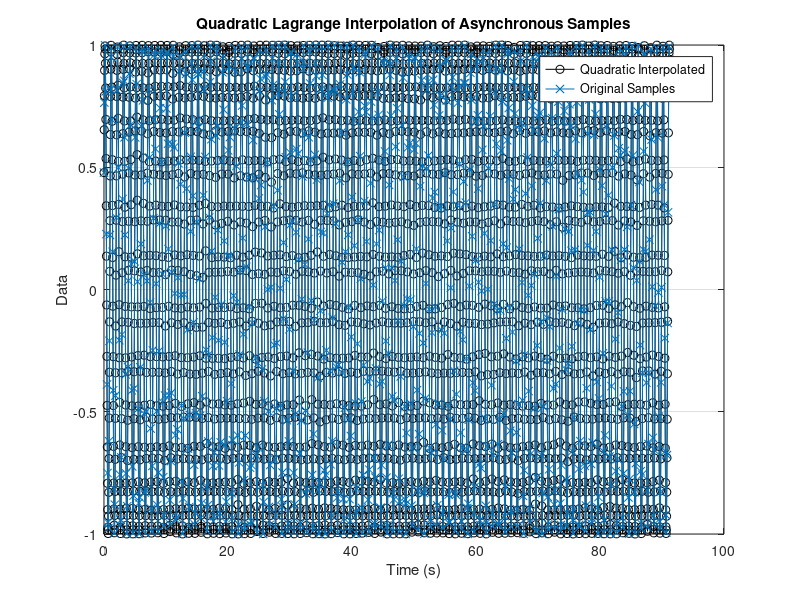
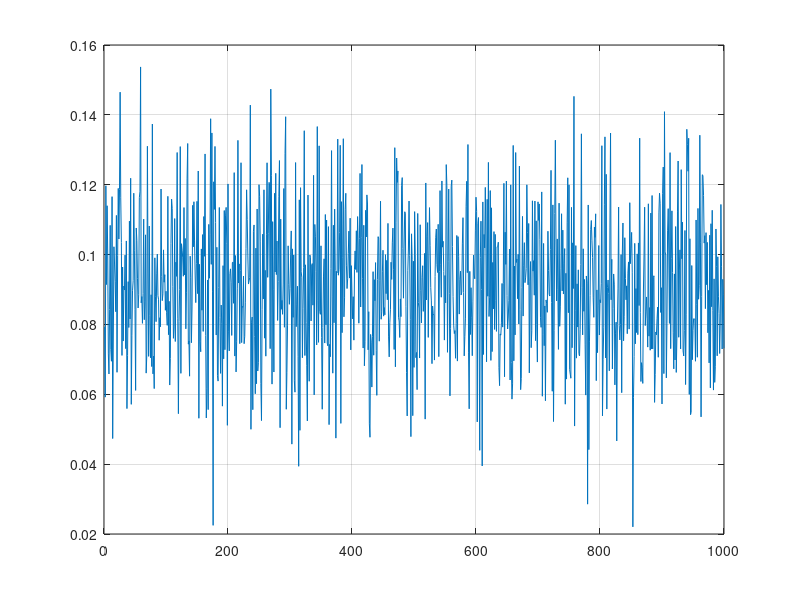
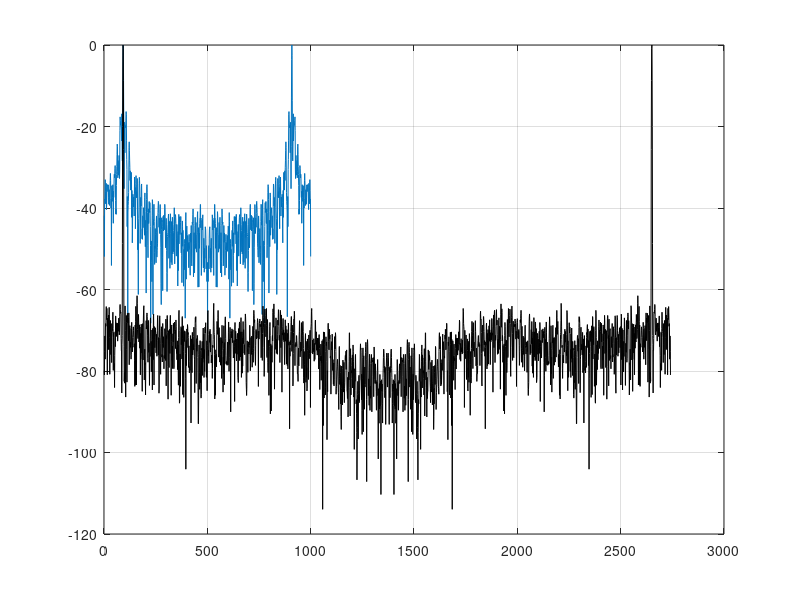

These figures' MATLAB source, in order:
% Example usage
function grok_async_data()
    % Example asynchronous samples: [time_diff, data]
global T0
global T1
global W
    T0 = 1/11; T1 = 1/30;
    %T0 = 1/30; T1 = 1/11;
    W = 1;
    jitter_percent = 0.002;
    close all;
    N = 1000;
    samples = zeros(N,2);
    
    cumul_t = 0;
    for k=1:N
        delta_t = max(T0/10, T0 + jitter_percent*randn(1)/T0);
        cumul_t = cumul_t + delta_t;
        samples(k,1) = delta_t;
        samples(k,2) = sin(2*pi*cumul_t);
    end    
    
    % Desired regular interval for downsampling (seconds)
    target_interval = T1; % Lower data rate than original
    
    % Call interpolation function
    interpolated = interpolate_async_quadratic(samples, target_interval);
    
    % Convert struct to matrix for display
    out_times = cell2mat({interpolated.time}');
    out_data = cell2mat({interpolated.data}');
    
    % Display results
%     fprintf('Quadratic interpolated samples at %.2fs intervals:\n', target_interval);
%     fprintf('Time\t\tData\n');
%     for i = 1:length(out_data)
%         fprintf('%.2f\t%.2f\n', out_times(i), out_data(i));
%     end
    
    % Plot results
    figure;
    plot(out_times, out_data, 'ko-', 'DisplayName', 'Quadratic Interpolated');
    hold on;
    plot(cumsum([0; samples(2:end,1)]), samples(:,2), 'x-', 'DisplayName', 'Original Samples');
    xlabel('Time (s)');
    ylabel('Data');
    title('Quadratic Lagrange Interpolation of Asynchronous Samples');
    legend;
    grid on;

    figure;
    plot (samples(:,1)); hold on; grid on;
    mean(samples(:,1))
    std(samples(:,1))
    
    figure;
    Z = samples(:,2); tablen = length(Z); w = window(@blackmanharris,tablen); b1 = Z' .* w'; 
    F = abs(fft(b1)); F = F/max(F); ZFFT=20*log10(F); plot (ZFFT); grid on; hold on;
    Z = out_data; tablen = length(Z); w = window(@blackmanharris,tablen); b1 = Z' .* w'; 
    F = abs(fft(b1)); F = F/max(F); ZFFT=20*log10(F); plot (ZFFT,'k'); grid on; hold on;    
end


% Interpolate asynchronous data-rate samples using second-order Lagrange polynomial
function interpolated = interpolate_async_quadratic(samples, target_interval)
    % Inputs:
    %   samples: Nx2 matrix where first column is time_diff (seconds), second is data
    %   target_interval: Desired regular interval for interpolation (seconds)
    %
    % Output:
    %   interpolated: Struct array with fields 'time' and 'data'

    % Extract time differences and data
    time_diff = samples(:,1);
    data = samples(:,2);
    
    % Calculate absolute times
    abs_times = cumsum([0; time_diff(2:end)]);
    num_samples = length(data);
    
    % Calculate output times
    total_time = sum(time_diff);
    out_times = (0:target_interval:total_time)';
    if out_times(end) < total_time
        out_times = [out_times; total_time];
    end
    num_out = length(out_times);
    
    % Initialize output data
    out_data = zeros(num_out, 1);
    
    % Perform quadratic Lagrange interpolation
    sample_idx = 2; % Start with second point to allow 3-point interpolation (needs previous and next)
    for i = 1:num_out
        current_time = out_times(i);
        
        % Find the bracketing samples
        while sample_idx < num_samples - 1 && abs_times(sample_idx + 1) < current_time
            sample_idx = sample_idx + 1;
        end
        
        % Handle edge cases
        if num_samples < 3
            % Not enough points for quadratic interpolation, use nearest point
            if current_time < abs_times(1)
                out_data(i) = data(1);
            else
                out_data(i) = data(end);
            end
        elseif current_time <= abs_times(1)
            % Before first sample: use first data point
            out_data(i) = data(1);
        elseif current_time >= abs_times(end)
            % After last sample: use last data point
            out_data(i) = data(end);
        elseif sample_idx == 1
            % Near first sample but after it: use first three points
            x0 = abs_times(1);
            x1 = abs_times(2);
            x2 = abs_times(3);
            y0 = data(1);
            y1 = data(2);
            y2 = data(3);
            
            % Lagrange basis polynomials
            l0 = ((current_time - x1) * (current_time - x2)) / ((x0 - x1) * (x0 - x2));
            l1 = ((current_time - x0) * (current_time - x2)) / ((x1 - x0) * (x1 - x2));
            l2 = ((current_time - x0) * (current_time - x1)) / ((x2 - x0) * (x2 - x1));
            
            % Interpolated value
            out_data(i) = y0 * l0 + y1 * l1 + y2 * l2;
        else
            % General case: quadratic interpolation using three points
            x0 = abs_times(sample_idx - 1);
            x1 = abs_times(sample_idx);
            x2 = abs_times(sample_idx + 1);
            y0 = data(sample_idx - 1);
            y1 = data(sample_idx);
            y2 = data(sample_idx + 1);
            
            % Lagrange basis polynomials
            l0 = ((current_time - x1) * (current_time - x2)) / ((x0 - x1) * (x0 - x2));
            l1 = ((current_time - x0) * (current_time - x2)) / ((x1 - x0) * (x1 - x2));
            l2 = ((current_time - x0) * (current_time - x1)) / ((x2 - x0) * (x2 - x1));
            
            % Interpolated value
            out_data(i) = y0 * l0 + y1 * l1 + y2 * l2;
        end
    end
    
    % Create output struct
    interpolated = struct('time', num2cell(out_times), 'data', num2cell(out_data));
end

